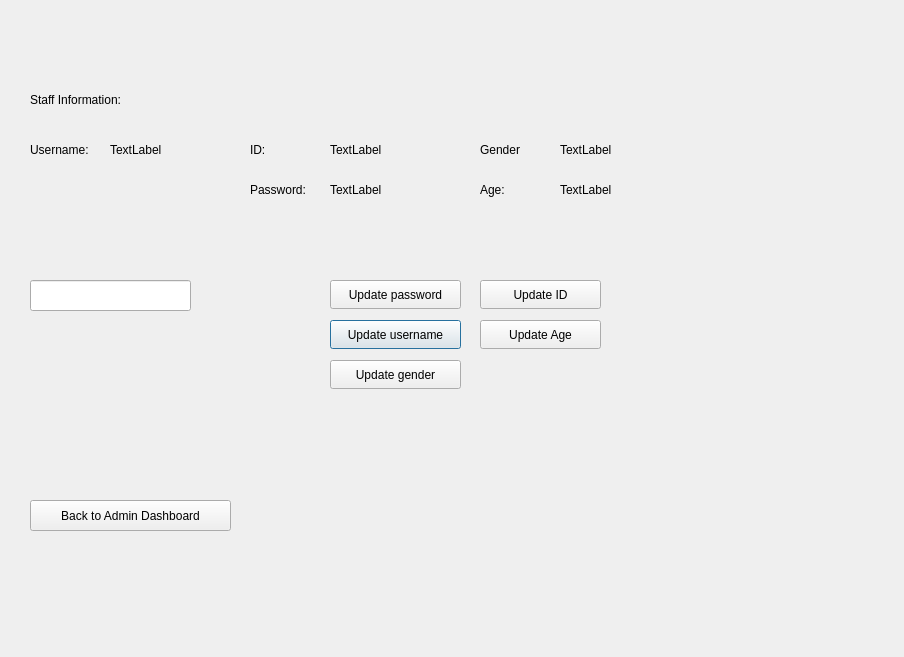
<?xml version="1.0" encoding="UTF-8"?>
<ui version="4.0">
 <class>EditStaffWindow</class>
 <widget class="QDialog" name="EditStaffWindow">
  <property name="geometry">
   <rect>
    <x>0</x>
    <y>0</y>
    <width>904</width>
    <height>657</height>
   </rect>
  </property>
  <property name="windowTitle">
   <string>Dialog</string>
  </property>
  <widget class="QLabel" name="label_11">
   <property name="geometry">
    <rect>
     <x>480</x>
     <y>140</y>
     <width>81</width>
     <height>20</height>
    </rect>
   </property>
   <property name="text">
    <string>Gender</string>
   </property>
  </widget>
  <widget class="QLabel" name="AgeLabel_2">
   <property name="geometry">
    <rect>
     <x>560</x>
     <y>180</y>
     <width>63</width>
     <height>20</height>
    </rect>
   </property>
   <property name="text">
    <string>TextLabel</string>
   </property>
  </widget>
  <widget class="QLabel" name="label_12">
   <property name="geometry">
    <rect>
     <x>480</x>
     <y>180</y>
     <width>63</width>
     <height>20</height>
    </rect>
   </property>
   <property name="text">
    <string>Age:</string>
   </property>
  </widget>
  <widget class="QLabel" name="label_9Name">
   <property name="geometry">
    <rect>
     <x>110</x>
     <y>140</y>
     <width>131</width>
     <height>20</height>
    </rect>
   </property>
   <property name="text">
    <string>TextLabel</string>
   </property>
  </widget>
  <widget class="QLabel" name="label_3">
   <property name="geometry">
    <rect>
     <x>30</x>
     <y>140</y>
     <width>81</width>
     <height>20</height>
    </rect>
   </property>
   <property name="text">
    <string>Username:</string>
   </property>
  </widget>
  <widget class="QLabel" name="label_13Gender">
   <property name="geometry">
    <rect>
     <x>560</x>
     <y>140</y>
     <width>131</width>
     <height>20</height>
    </rect>
   </property>
   <property name="text">
    <string>TextLabel</string>
   </property>
  </widget>
  <widget class="QLabel" name="label_2">
   <property name="geometry">
    <rect>
     <x>30</x>
     <y>90</y>
     <width>161</width>
     <height>20</height>
    </rect>
   </property>
   <property name="text">
    <string>Staff Information:</string>
   </property>
  </widget>
  <widget class="QLineEdit" name="lineEdit">
   <property name="geometry">
    <rect>
     <x>30</x>
     <y>280</y>
     <width>161</width>
     <height>31</height>
    </rect>
   </property>
  </widget>
  <widget class="QPushButton" name="NamepushButton">
   <property name="geometry">
    <rect>
     <x>330</x>
     <y>320</y>
     <width>131</width>
     <height>29</height>
    </rect>
   </property>
   <property name="text">
    <string>Update username</string>
   </property>
  </widget>
  <widget class="QPushButton" name="GenderpushButton_2">
   <property name="geometry">
    <rect>
     <x>330</x>
     <y>360</y>
     <width>131</width>
     <height>29</height>
    </rect>
   </property>
   <property name="text">
    <string>Update gender</string>
   </property>
  </widget>
  <widget class="QPushButton" name="AgepushButton_3">
   <property name="geometry">
    <rect>
     <x>480</x>
     <y>320</y>
     <width>121</width>
     <height>29</height>
    </rect>
   </property>
   <property name="text">
    <string>Update Age</string>
   </property>
  </widget>
  <widget class="QLabel" name="label_13ID2">
   <property name="geometry">
    <rect>
     <x>330</x>
     <y>140</y>
     <width>131</width>
     <height>20</height>
    </rect>
   </property>
   <property name="text">
    <string>TextLabel</string>
   </property>
  </widget>
  <widget class="QLabel" name="label_13">
   <property name="geometry">
    <rect>
     <x>250</x>
     <y>140</y>
     <width>81</width>
     <height>20</height>
    </rect>
   </property>
   <property name="text">
    <string>ID:</string>
   </property>
  </widget>
  <widget class="QPushButton" name="pushButtonID">
   <property name="geometry">
    <rect>
     <x>480</x>
     <y>280</y>
     <width>121</width>
     <height>29</height>
    </rect>
   </property>
   <property name="text">
    <string>Update ID</string>
   </property>
  </widget>
  <widget class="QPushButton" name="pushButtonPass">
   <property name="geometry">
    <rect>
     <x>330</x>
     <y>280</y>
     <width>131</width>
     <height>29</height>
    </rect>
   </property>
   <property name="text">
    <string>Update password</string>
   </property>
  </widget>
  <widget class="QLabel" name="PassLabel">
   <property name="geometry">
    <rect>
     <x>330</x>
     <y>180</y>
     <width>131</width>
     <height>20</height>
    </rect>
   </property>
   <property name="text">
    <string>TextLabel</string>
   </property>
  </widget>
  <widget class="QLabel" name="label_14">
   <property name="geometry">
    <rect>
     <x>250</x>
     <y>180</y>
     <width>81</width>
     <height>20</height>
    </rect>
   </property>
   <property name="text">
    <string>Password:</string>
   </property>
  </widget>
  <widget class="QPushButton" name="BackButton3">
   <property name="geometry">
    <rect>
     <x>30</x>
     <y>500</y>
     <width>201</width>
     <height>31</height>
    </rect>
   </property>
   <property name="text">
    <string>Back to Admin Dashboard</string>
   </property>
  </widget>
 </widget>
 <resources/>
 <connections/>
</ui>
